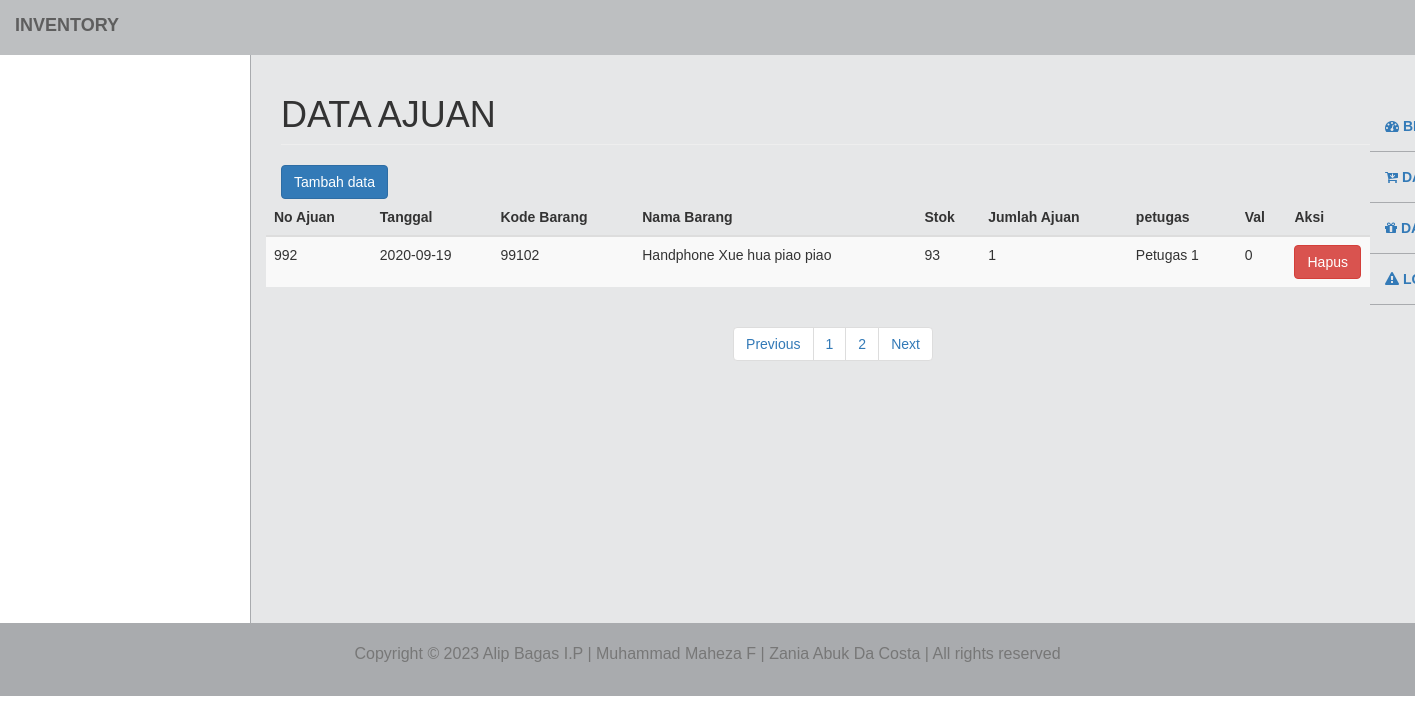
Screenshot of /petugas/modul/ajuan/title.php?m=ajuan&s=awal&halaman=2 with the database file from the repository.
### tables this page shows
CREATE TABLE `tb_ajuan` (
  `no_ajuan` int(11) NOT NULL,
  `tanggal` varchar(255) NOT NULL,
  `kode_brg` varchar(11) NOT NULL,
  `nama_brg` varchar(255) NOT NULL,
  `stok` int(11) NOT NULL,
  `jml_ajuan` int(11) NOT NULL,
  `petugas` varchar(255) NOT NULL,
  `val` int(11) NOT NULL
);

### petugas/modul/ajuan/title.php (the view, shortened to what this page needs)
<!DOCTYPE html>
<html>
    <head>
        <link href="../vendor/css/bootstrap/bootstrap.min.css" rel="stylesheet">
        <link href="../vendor/css/bootstrap/bootstrap.css" rel="stylesheet">
        <link href="../vendor/font-awesome/css/font-awesome.min.css" rel="stylesheet" type="text/css">
        <link href="../css/tampilanadmin.css" rel="stylesheet">
    </head>
    <body>
        <div id="wrapper">
            <nav class="navbar navbar-default navbar-static-top" role="navigation" style="margin-bottom: 0">
            <div class="navbar-header">
                <a class="navbar-brand">Inventory</a>
            </div>
            <ul class="nav navbar-top-links navbar-right">
                <li class="dropdown">
                    <a class="dropdown-toggle" data-toggle="dropdown" href="#">
                    </a>
                </li>
            </ul>
            <div class="navbar-default sidebar" role="navigation">
                <div class="sidebar-nav navbar-collapse">
                    <ul class="nav" id="side-menu">
                        <li>
                            <a href="?m=awal.php">
                                <i class="fa fa-dashboard"></i> Beranda
                            </a>
                        </li>
                        <li>
                            <a href="?m=barangMasuk&s=awal">
                                <i class="fa fa-cart-arrow-down"></i> Data Barang Masuk
                            </a>
                        </li>
                        <li>
                            <a href="?m=ajuan&s=awal">
                                <i class="fa fa-gift"></i> Data Ajuan
                            </a>
                        </li>
                        <li>
                            <a href="logout.php" onclick="return confirm('yakin ingin logout?');">
                                <i class="fa fa-warning"></i> Logout
                            </a>
                        </li>
                    </ul>
                </div>
            </div>
            </nav>
            <div id="page-wrapper">
                <div class="row">
                    <div class="col-lg-12">
                        <h1 class="page-header">Data Ajuan</h1>
                    </div>
                </div>
                <button type="button" class="btn btn-primary" data-toggle="modal" data-target="#exampleModalCenter">
                    Tambah data
                </button>
                                        <?php
                                        include ("../koneksi.php");
                                        ?>
                <div class="row">
                    <div class="table-responsive table--no-card m-b-30">
                        <table class="table table-borderless table-striped table-earning">
                            <thead>
                                <tr>
                                    <th>No Ajuan</th>
                                    <th>Tanggal</th>
                                    <th>Kode Barang</th>
                                    <th>Nama Barang</th>
                                    <th>Stok</th>
                                    <th>Jumlah Ajuan</th>
                                    <th>petugas</th>
                                    <th>Val</th>
                                    <th>Aksi</th>
                                </tr>
                            </thead>
                            <tbody>
                                <?php
                                include 'paging.php';
                                ?>
                            </tbody>
                        </table>
                        <center>
                            <ul class="pagination justify-content-center">
                                <li class="page-item">
                                    <a class="page-link" <?php if($halaman > 1){ echo "href='?m=ajuan&s=awal&halaman=$previous'"; } ?>>Previous</a>
                                </li>
                                <?php
                                for($x=1;$x<=$total_halaman;$x++){
                                ?>
                                <li class="page-item"><a class="page-link" href="?m=ajuan&s=awal&halaman=<?php echo $x ?>"><?php echo $x; ?></a></li>
                                <?php
                                }
                                ?>
                                <li class="page-item">
                                    <a  class="page-link" <?php if($halaman < $total_halaman) { echo "href='?m=ajuan&s=awal&halaman=$next'"; } ?>>Next</a>
                                </li>
                            </ul>
                        </center>
                    </div>
                </div>
            </div>
        </div>
        <footer class="text-center">
            <div class="footer-below">
                <div class="container">
                    <div class="row">
                        <div class="col-lg-12">
                            <p class="text-muted" style="font-size: 16px;">Copyright &copy; <script>document.write(new Date().getFullYear());</script> Alip Bagas I.P | Muhammad Maheza F | Zania Abuk Da Costa | All rights reserved</p>
                        </div>
                    </div>
                </div>
            </div>
        </footer>
    </body>
</html>

### petugas/modul/ajuan/paging.php (shortened to what this page needs)
<head>
</head>
<?php
include '../koneksi.php';
$batas = 5;
$halaman = isset($_GET['halaman']) ? (int)$_GET['halaman'] : 1;
$halaman_awal = ($halaman>1) ? ($halaman * $batas) - $batas : 0;
$previous = $halaman - 1;
$data = mysqli_query($koneksi, "SELECT * FROM tb_ajuan");
$jumlah_data = mysqli_num_rows($data);
$total_halaman = ceil($jumlah_data / $batas);
$data_brg_in = mysqli_query($koneksi, "SELECT * FROM tb_ajuan LIMIT $halaman_awal, $batas");
while ($row=mysqli_fetch_array($data_brg_in)) {
?>
<tr>
    <td><?php echo $row['no_ajuan']; ?></td>
    <td><?php echo $row['tanggal']; ?></td>
    <td><?php echo $row['kode_brg']; ?></td>
    <td><?php echo $row['nama_brg']; ?></td>
    <td><?php echo $row['stok']; ?></td>
    <td><?php echo $row['jml_ajuan']; ?></td>
    <td><?php echo $row['petugas']; ?></td>
    <td><?php echo $row['val']; ?></td>
    <td><a href="index.php?m=ajuan&s=hapus&no_ajuan=<?php echo $row['no_ajuan'];?>" onclick="return confirm('Yakin Akan dihapus?')"><button class="btn btn-danger">Hapus</button></a></td>
</tr>
<?php
}
?>

### css/tampilanadmin.css (style rules this page uses)
body { font-family: Arial, sans-serif; }
p { font-size: 15px; }
h1 { text-transform: uppercase; font-weight: 500; }
#wrapper { width: 100%; }
#page-wrapper { padding: 0 15px; min-height: 568px; background-color: #E6E7E8; }
@media (min-width: 768px) { #page-wrapper { position: inherit; margin: 0 0 0 250px; padding: 0 30px; border-left: 1px solid #A9ABAE; } }
.navbar { background-color: #BDBFC1; font-weight: 700; font-family: arial; text-transform: uppercase; border: none; }
.navbar-top-links { margin-right: 0; }
.navbar-top-links li { display: inline-block; }
.navbar-top-links li:last-child { margin-right: 15px; }
.navbar-top-links li a { padding: 15px; min-height: 50px; }
.sidebar { background-color: #E6E7E8; }
.sidebar .sidebar-nav.navbar-collapse { padding-left: 0; padding-right: 0; }
.sidebar ul li { border-bottom: 1px solid #A9ABAE; }
@media (min-width: 768px) { .sidebar { z-index: 1; position: absolute; width: 250px; margin-top: 51px; } }
@media (min-width: 768px) { .navbar-top-links { margin-left: auto; } }
footer { color: black; font-size: 15px; }
footer .footer-below { padding: 20px 0; background-color: #A9ABAE; }

### rows the page displays
tb_ajuan: no_ajuan "992", tanggal "2020-09-19", kode_brg "99102", nama_brg "Handphone Xue hua piao piao", stok "93", jml_ajuan "1", petugas "Petugas 1", val "0"
